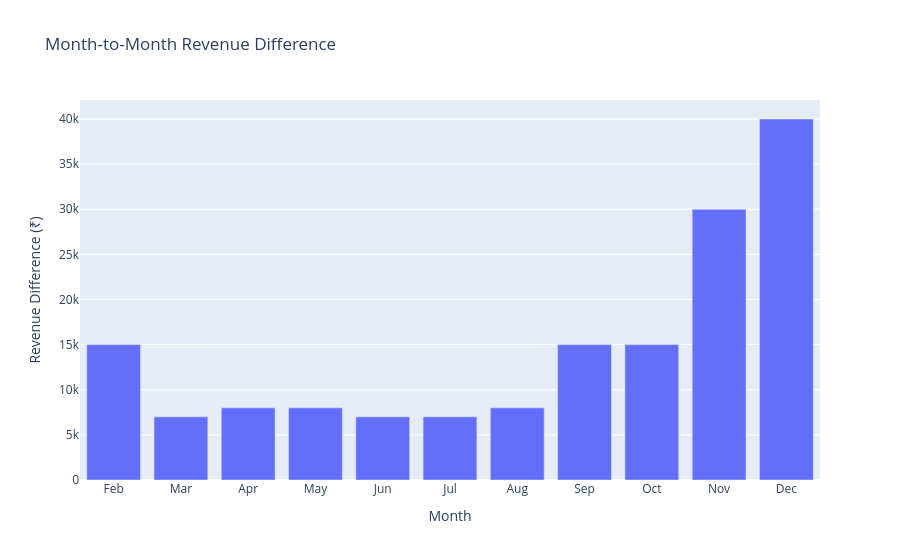

Notebook code cell kept with this figure:
### Code cell
# MONTH-TO-MONTH REVENUE DIFFERENCE
difference_months = months[1:]

fig = px.bar(x=difference_months, y=revenue_difference, title="Month-to-Month Revenue Difference", labels={"x": "Month", "y": "Revenue Difference (₹)"})
fig.show()

### Figure 1 — Plotly figure (JSON) as saved in the notebook; plotly's stock layout.template omitted (floating-point values rounded to 4 significant figures)
{"data": [{"hovertemplate": "Month=%{x}<br>Revenue Difference (₹)=%{y}<extra></extra>", "legendgroup": "", "marker": {"color": "#636efa", "pattern": {"shape": ""}}, "name": "", "orientation": "v", "showlegend": false, "textposition": "auto", "type": "bar", "x": ["Feb", "Mar", "Apr", "May", "Jun", "Jul", "Aug", "Sep", "Oct", "Nov", "Dec"], "xaxis": "x", "y": [15000, 7000, 8000, 8000, 7000, 7000, 8000, 15000, 15000, 30000, 40000], "yaxis": "y"}], "layout": {"barmode": "relative", "legend": {"tracegroupgap": 0}, "title": {"text": "Month-to-Month Revenue Difference"}, "xaxis": {"anchor": "y", "domain": [0, 1], "title": {"text": "Month"}}, "yaxis": {"anchor": "x", "domain": [0, 1], "title": {"text": "Revenue Difference (₹)"}}}}
